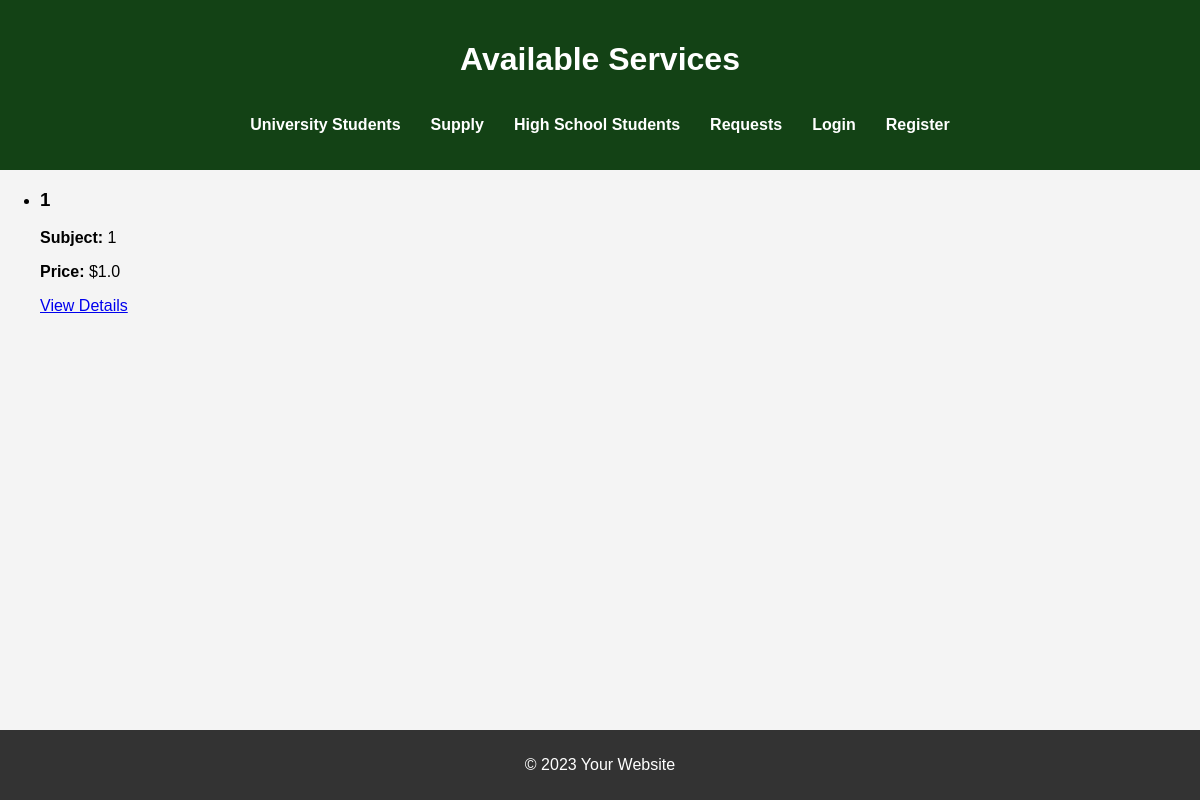
Page /supply on the earlier database version.
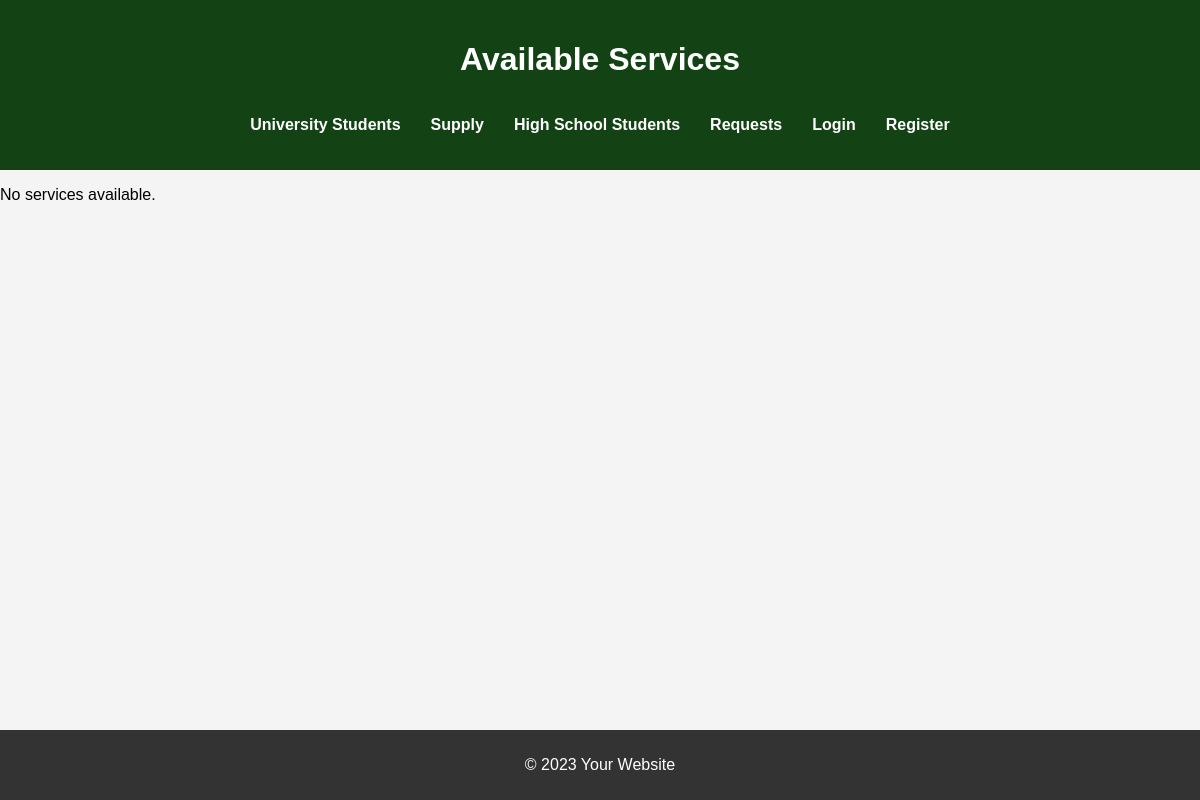
Same page on the later database version.
### app.py (models this page shows, shortened)
class ServicePost(db.Model):
    id = db.Column(db.Integer, primary_key=True)
    title = db.Column(db.String(100), nullable=False)
    description = db.Column(db.String(200), nullable=False)
    price = db.Column(db.Float, nullable=False)
    subject = db.Column(db.String(100), nullable=False)
    university = db.Column(db.String(100), nullable=False)
    semester = db.Column(db.String(50), nullable=False)
    user_id = db.Column(db.Integer, db.ForeignKey('user.id'), nullable=False)

### app.py (the view)
@app.route('/supply')
def supply():
    posts = ServicePost.query.all()
    return render_template('supply.html', posts=posts)

### templates/supply.html (shortened to what this page needs)
<!DOCTYPE html>
<html lang="en">
<head>
    <link rel="stylesheet" href="{{ url_for('static', filename='style.css') }}">
</head>
<body>
    <header>
        <h1>Available Services</h1>
        <nav>
            <ul>
                <li><a href="/university">University Students</a></li>
                <li><a href="/supply">Supply</a></li>
                <li><a href="/highschool">High School Students</a></li>
                <li><a href="/requests">Requests</a></li>
                {% if current_user.is_authenticated %}
                    <li><a href="/profile">Your Profile</a></li>
                    <li><a href="{{ url_for('logout') }}">Logout</a></li>
                {% else %}
                    <li><a href="{{ url_for('login') }}">Login</a></li>
                    <li><a href="{{ url_for('register') }}">Register</a></li>
                {% endif %}
            </ul>
        </nav>
    </header>
    <main>
        {% if posts %}
        <ul>
            {% for post in posts %}
                <li>
                    <h3>{{ post.title }}</h3>
                    <p><strong>Subject:</strong> {{ post.subject }}</p>
                    <p><strong>Price:</strong> ${{ post.price }}</p>
                    <a href="{{ url_for('service_detail', service_id=post.id) }}">View Details</a>
                </li>
            {% endfor %}
        </ul>
    {% else %}
        <p>No services available.</p>
    {% endif %}
    </main>
    <footer>
        <p>&copy; 2023 Your Website</p>
    </footer>
</body>
</html>

### static/style.css (style rules this page uses)
body { font-family: Arial, sans-serif; background-color: #f4f4f4; margin: 0; padding: 0; display: flex; flex-direction: column; min-height: 100vh; }
header { background-color: #134215; color: white; text-align: center; padding: 20px; }
nav { display: flex; justify-content: center; }
nav ul { list-style-type: none; padding: 0; display: flex; gap: 30px; }
nav ul li { margin: 0; }
nav ul li a { text-decoration: none; color: #fff; font-weight: bold; text-align: center; }
main { flex: 1; }
footer { text-align: center; padding: 10px; background-color: #333; color: white; }

Differences in the rows shown:
removed ServicePost: title "1", subject "1", price "1.0"
Other differences:
text now shown: "No services available."
